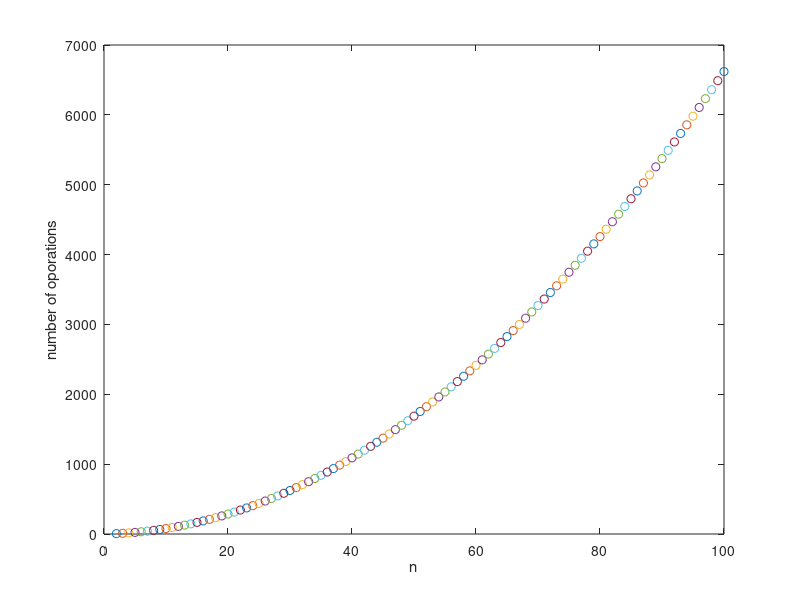

The MATLAB script that drew this image:
%% a)
%Lets make the matrix A and vector P
v1= ones(1,25);
v2= (-0.5)*ones(1,24);

L=diag(v2,-1) + diag(v1,0); %L has the diagonal enteries too
U=diag(v2,1);
A= L+U; 

B= [0.5,zeros(1,24)]';
pr= A\B; %exact value of the answer
p = zeros(25,1); %initial guess

%The iteration of gauess sidel methid in the for loop

for k=1:1000 
p = L\(B-(U*p));
if k==10 || k==100 || k==1000
    plot(p);
end

hold on
end
legend("k=1000","k=100","k=10")
xlabel("index")
ylabel("value")
hold off
%% b)

%create general nxn matrix with the wanted qualities
for n=2:100
v1= ones(1,n);
v2= (-0.5)*ones(1,n-1);

L=diag(v2,-1) + diag(v1,0);
U=diag(v2,1);
A= L+U;

B= [0.5,zeros(1,n-1)]';
pr= A\B;
p = zeros(n,1);%initial guess
normr= norm(pr); %exact value of the norm
norma= norm(p); 
num =0;
while abs((normr-norma)/normr)> (10^-3) 

p = L\(B-(U*p));
norma = norm(p);
num=num+1;
end
  plot(n,num,'-o');
  hold on;
end
xlabel("n")
ylabel("number of oporations")
clear
%% c)
% from the plot we have two main posibilites, either a logarithmic function
% or a radical function. If it's O(n^1/2) then n= C * sqrt(num) where C 
% is a the same constant for all data points. Same hold for O(log(n)), 
% n= C* log(num). We can run the code so that we check wheather C is
% constant for radical or Logarithm. When we run the code it shows that C is
% constant not for log but for the square root of n at around 0.816, which
% shows the n plot roughly has the function  n = 0.816 * sqrt(num). So what
% is the reason that big O= O(n^1/2)? If we take a look at a we find out
% that its a symetric posetive definate matrix. For this kind of matrix, we
% arrive at the answer quadradically, so the number of oporations rises
% inverse to quaradic which is square root, and thats what we see on the
% data.











